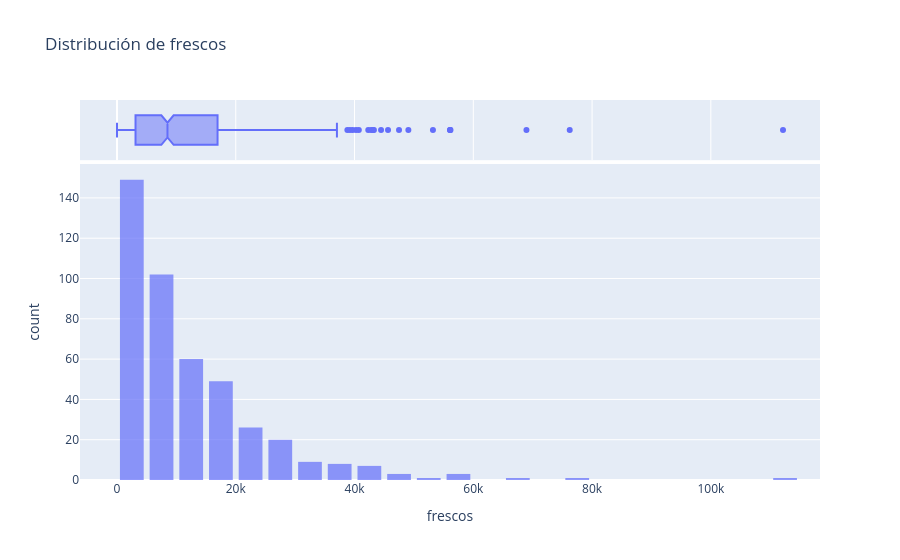
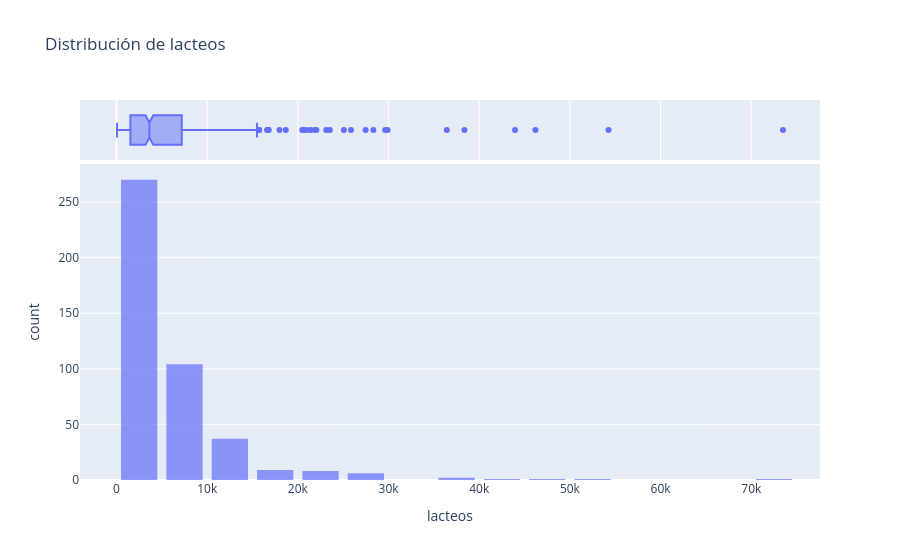
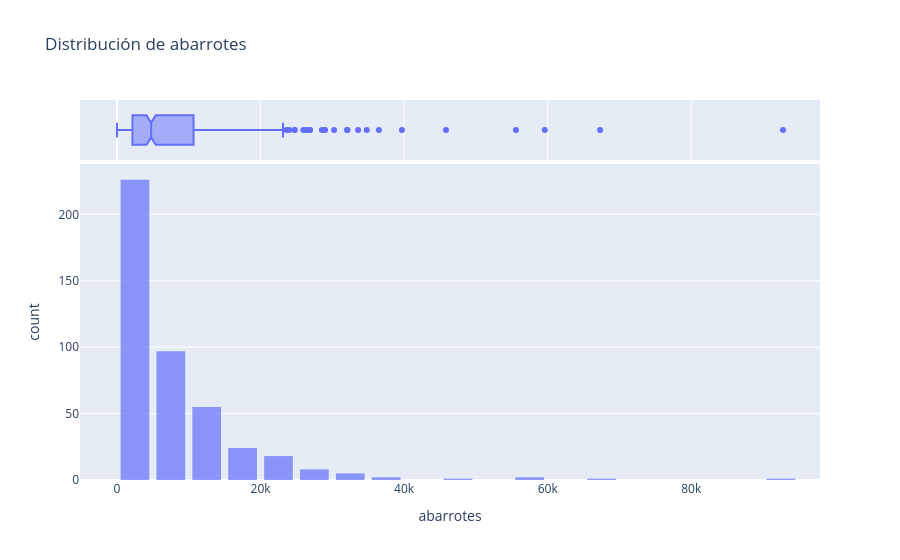
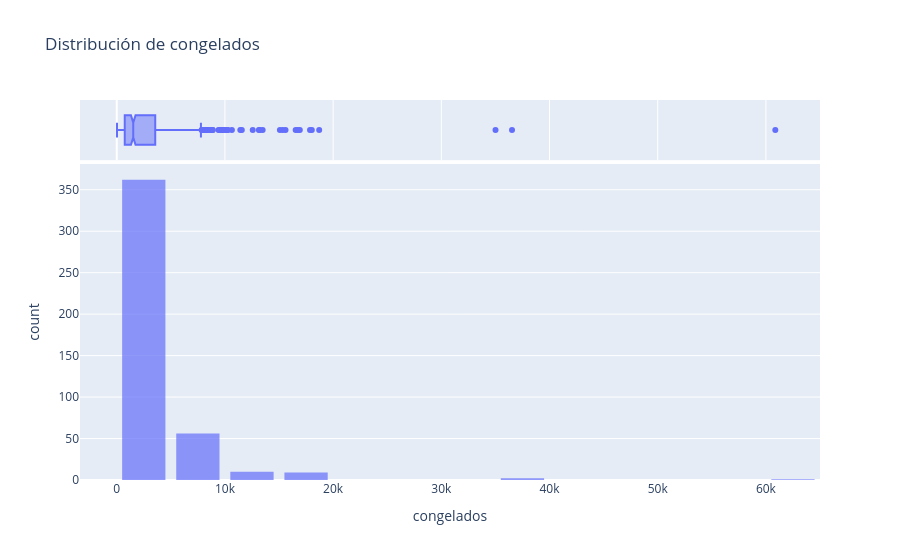

Notebook source saved alongside these figures, in order:
### Markdown cell above
✍️ **¿Qué observas?** ¿Hay nulos? Compara la media y la mediana (50%) de cada gasto: ¿qué te dice que la media sea mucho mayor? ¿Cuánto vale el máximo comparado con la mediana? ¿Qué canal domina?

COMENTARIOS

- No hay nulos. Son **440 clientes** y las 6 categorías de gasto.
- En todas las categorías la **media es mucho mayor que la mediana** (frescos 12,000 contra 8,504; lácteos 5,796 contra 3,627; detergentes y papel 2,881 contra 816). Eso indica una cola larga a la derecha: pocos clientes gastan muchísimo y jalan el promedio hacia arriba.
- El máximo es entre **13 y 50 veces la mediana** (frescos 13x, lácteos 20x, abarrotes 20x, congelados 40x, delicatessen 50x y detergentes y papel 50x).
- El canal que domina es **Horeca** (298 clientes, 67.7%) contra Retail (142, 32.3%). Por región, 316 clientes (71.8%) están en "Otra", 77 en Lisboa y 47 en Oporto.

### Code cell
# Histograma + boxplot de cada gasto
# Pista: plot_distributions(df, gasto)
plot_distributions(df, gasto)

### Figure 1 — Plotly figure (JSON) as saved in the notebook; plotly's stock layout.template omitted (floating-point values rounded to 4 significant figures; data arrays with more than 128 entries replaced by an {"elided": "..."} marker saying what was removed)
{"data": [{"bingroup": "x", "hovertemplate": "frescos=%{x}<br>count=%{y}<extra></extra>", "legendgroup": "", "marker": {"color": "#636efa", "opacity": 0.7, "pattern": {"shape": ""}}, "name": "", "nbinsx": 30, "orientation": "v", "showlegend": false, "type": "histogram", "x": {"elided": "440 int values"}, "xaxis": "x", "yaxis": "y"}, {"hovertemplate": "frescos=%{x}<extra></extra>", "legendgroup": "", "marker": {"color": "#636efa"}, "name": "", "notched": true, "showlegend": false, "type": "box", "x": {"elided": "440 int values"}, "xaxis": "x2", "yaxis": "y2"}], "layout": {"bargap": 0.2, "barmode": "relative", "legend": {"tracegroupgap": 0}, "title": {"text": "Distribución de frescos"}, "xaxis": {"anchor": "y", "domain": [0, 1], "title": {"text": "frescos"}}, "xaxis2": {"anchor": "y2", "domain": [0, 1], "matches": "x", "showgrid": true, "showticklabels": false}, "yaxis": {"anchor": "x", "domain": [0, 0.8316], "title": {"text": "count"}}, "yaxis2": {"anchor": "x2", "domain": [0.8416, 1], "matches": "y2", "showgrid": false, "showline": false, "showticklabels": false, "ticks": ""}}}

### Figure 2 — Plotly figure (JSON) as saved in the notebook; plotly's stock layout.template omitted (floating-point values rounded to 4 significant figures; data arrays with more than 128 entries replaced by an {"elided": "..."} marker saying what was removed)
{"data": [{"bingroup": "x", "hovertemplate": "lacteos=%{x}<br>count=%{y}<extra></extra>", "legendgroup": "", "marker": {"color": "#636efa", "opacity": 0.7, "pattern": {"shape": ""}}, "name": "", "nbinsx": 30, "orientation": "v", "showlegend": false, "type": "histogram", "x": {"elided": "440 int values"}, "xaxis": "x", "yaxis": "y"}, {"hovertemplate": "lacteos=%{x}<extra></extra>", "legendgroup": "", "marker": {"color": "#636efa"}, "name": "", "notched": true, "showlegend": false, "type": "box", "x": {"elided": "440 int values"}, "xaxis": "x2", "yaxis": "y2"}], "layout": {"bargap": 0.2, "barmode": "relative", "legend": {"tracegroupgap": 0}, "title": {"text": "Distribución de lacteos"}, "xaxis": {"anchor": "y", "domain": [0, 1], "title": {"text": "lacteos"}}, "xaxis2": {"anchor": "y2", "domain": [0, 1], "matches": "x", "showgrid": true, "showticklabels": false}, "yaxis": {"anchor": "x", "domain": [0, 0.8316], "title": {"text": "count"}}, "yaxis2": {"anchor": "x2", "domain": [0.8416, 1], "matches": "y2", "showgrid": false, "showline": false, "showticklabels": false, "ticks": ""}}}

### Figure 3 — Plotly figure (JSON) as saved in the notebook; plotly's stock layout.template omitted (floating-point values rounded to 4 significant figures; data arrays with more than 128 entries replaced by an {"elided": "..."} marker saying what was removed)
{"data": [{"bingroup": "x", "hovertemplate": "abarrotes=%{x}<br>count=%{y}<extra></extra>", "legendgroup": "", "marker": {"color": "#636efa", "opacity": 0.7, "pattern": {"shape": ""}}, "name": "", "nbinsx": 30, "orientation": "v", "showlegend": false, "type": "histogram", "x": {"elided": "440 int values"}, "xaxis": "x", "yaxis": "y"}, {"hovertemplate": "abarrotes=%{x}<extra></extra>", "legendgroup": "", "marker": {"color": "#636efa"}, "name": "", "notched": true, "showlegend": false, "type": "box", "x": {"elided": "440 int values"}, "xaxis": "x2", "yaxis": "y2"}], "layout": {"bargap": 0.2, "barmode": "relative", "legend": {"tracegroupgap": 0}, "title": {"text": "Distribución de abarrotes"}, "xaxis": {"anchor": "y", "domain": [0, 1], "title": {"text": "abarrotes"}}, "xaxis2": {"anchor": "y2", "domain": [0, 1], "matches": "x", "showgrid": true, "showticklabels": false}, "yaxis": {"anchor": "x", "domain": [0, 0.8316], "title": {"text": "count"}}, "yaxis2": {"anchor": "x2", "domain": [0.8416, 1], "matches": "y2", "showgrid": false, "showline": false, "showticklabels": false, "ticks": ""}}}

### Figure 4 — Plotly figure (JSON) as saved in the notebook; plotly's stock layout.template omitted (floating-point values rounded to 4 significant figures; data arrays with more than 128 entries replaced by an {"elided": "..."} marker saying what was removed)
{"data": [{"bingroup": "x", "hovertemplate": "congelados=%{x}<br>count=%{y}<extra></extra>", "legendgroup": "", "marker": {"color": "#636efa", "opacity": 0.7, "pattern": {"shape": ""}}, "name": "", "nbinsx": 30, "orientation": "v", "showlegend": false, "type": "histogram", "x": {"elided": "440 int values"}, "xaxis": "x", "yaxis": "y"}, {"hovertemplate": "congelados=%{x}<extra></extra>", "legendgroup": "", "marker": {"color": "#636efa"}, "name": "", "notched": true, "showlegend": false, "type": "box", "x": {"elided": "440 int values"}, "xaxis": "x2", "yaxis": "y2"}], "layout": {"bargap": 0.2, "barmode": "relative", "legend": {"tracegroupgap": 0}, "title": {"text": "Distribución de congelados"}, "xaxis": {"anchor": "y", "domain": [0, 1], "title": {"text": "congelados"}}, "xaxis2": {"anchor": "y2", "domain": [0, 1], "matches": "x", "showgrid": true, "showticklabels": false}, "yaxis": {"anchor": "x", "domain": [0, 0.8316], "title": {"text": "count"}}, "yaxis2": {"anchor": "x2", "domain": [0.8416, 1], "matches": "y2", "showgrid": false, "showline": false, "showticklabels": false, "ticks": ""}}}
